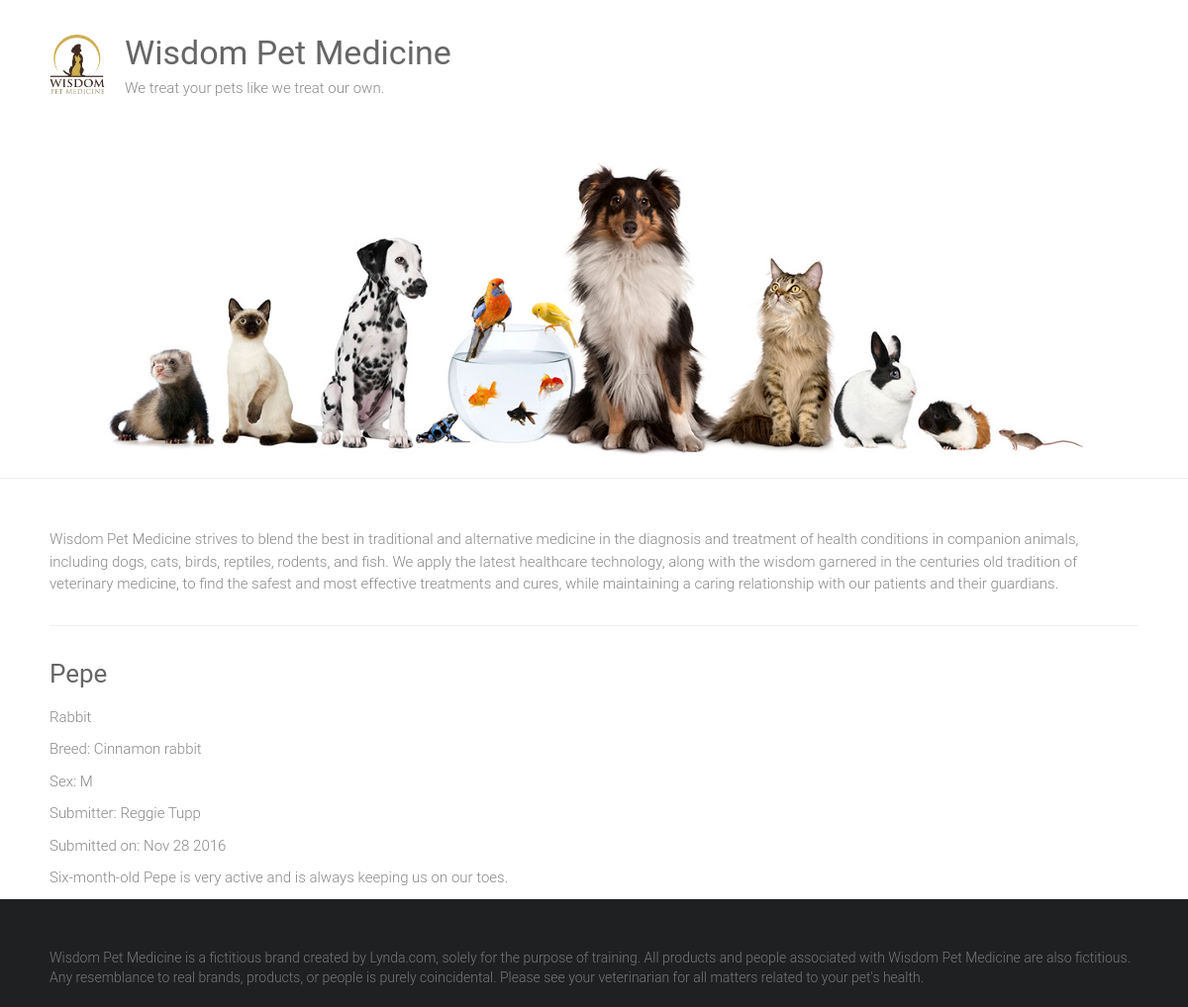
Page /adoptions/1/ on the committed database.
### adoptions/models.py (models this page shows)
class Pet(models.Model):
    SEX_CHOICES = [('M','Male'),('F',"Female")]
    name = models.CharField(max_length=100)
    submitter = models.CharField(max_length=100)
    species = models.CharField(max_length=100)
    breed = models.CharField(max_length=100,blank=True)
    description = models.TextField()
    sex = models.CharField(max_length=1,choices=SEX_CHOICES,blank=True)
    submission_date = models.DateTimeField()
    age = models.IntegerField(null=True)
    vaccinations = models.ManyToManyField('Vaccine',blank=True)

### adoptions/views.py (the view)
# urls.py: path('adoptions/<int:pet_id>/',views.pet_detail,name='pet_detail'),
def pet_detail(request,pet_id):
    try:
        pet = Pet.objects.get(id=pet_id)
    except Pet.DoesNotExist:
        raise Http404('Pet not found')
    return render(request,'pet_detail.html',{'pet':pet,})

### adoptions/templates/pet_detail.html (shortened to what this page needs)
{% extends "base.html" %}
{% block content %}
<div>
    <h3> {{ pet.name|capfirst }}</h3>
    <p>{{ pet.species }}</p>
    {% if pet.breed %}
        <p>Breed: {{ pet.breed }}</p>
    {% endif %}
    {% if pet.sex %}
        <p>Sex: {{ pet.sex }}</p>
    {% endif %}
    <p>Submitter: {{ pet.submitter }}</p>
    <p>Submitted on: {{ pet.submission_date|date:"M d Y" }}</p>
    <p>{{ pet.description }}</p>
</div>
{% endblock %}

### static/style.css (style rules this page uses)
html, body, div, span, applet, object, iframe, h1, h2, h3, h4, h5, h6, p, blockquote, pre, a, abbr, acronym, address, big, cite, code, del, dfn, em, font, ins, kbd, q, s, samp, small, strike, strong, sub, sup, tt, var, dl, dt, dd, ol, ul, li, fieldset, form, label, legend, table, caption, tbody, tfoot, thead, tr, th, td { border: 0; font: inherit; font-size: 100%; font-style: inherit; font-weight: inherit; margin: 0; outline: 0; padding: 0; vertical-align: baseline; }
html { overflow-y: scroll; -webkit-text-size-adjust: 100%; -ms-text-size-adjust: 100%; }
h1, h2, h3, h4, h5, h6 { color: #666666; line-height: 1.4; padding-bottom: 15px; font-weight: normal; }
h3 { font-size: 26px; }
body, button, input, select, textarea { color: #888888; font-size: 15px; line-height: 1.5; font-family: 'Roboto', sans-serif; font-weight: 300; }
p { color: #888888; font-size: 15px; line-height: 1.5; margin-bottom: 15px; font-weight: 300; }
body { background: #f2f2f2; }
body { padding-top: 30px; padding-bottom: 30px; }
body.wide { padding-top: 0; padding-bottom: 0; }
.single-page p { margin-bottom: 10px; }

### rows in the picture
Pet: name "Pepe", species "Rabbit", breed "Cinnamon rabbit", sex "M", submitter "Reggie Tupp", submission_date "Nov 28 2016", description "Six-month-old Pepe is very active and is always keeping us on our toes."
